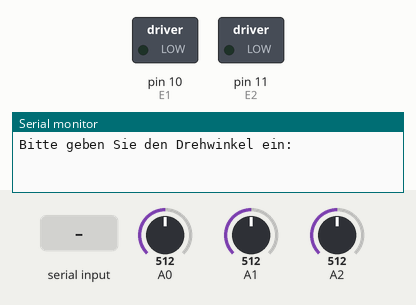
This sketch was run on a simulated Arduino Uno, built with avr-gcc and run on an emulated ATmega328P. Shown: switched loads named in the sketch (green lamp = pin HIGH), the last lines printed to the serial monitor. Dashed ring = blinking. The test bench sets the inputs (shaded band); at power-on: A0 = 512, A1 = 512, A2 = 512. Pins used as bus, display or sensor lines are not drawn.

Above: at 1.2 s.
1.3 s: "90,45\n" received over Serial
At 3.6 s:
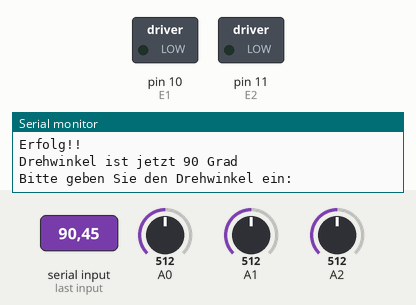
3.9 s: "30,150\n" received over Serial
At 12.76 s:
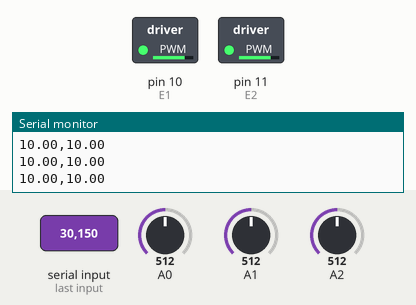
Timing chart, 0 to 12.9 s (numbered marks = the images above; inputs shaded):
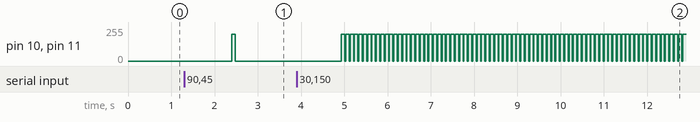

The sketch:

control_system.ino
```cpp
#define E1 10  // Enable Pin für Motor 1
#define E2 11  // Enable Pin für Motor 2

#define C1 8   // Control Pin 1 für Motor 1
#define C2 9   // Control Pin 2 für Motor 1
#define C3 12  // Control Pin 1 für Motor 2
#define C4 13  // Control Pin 2 für Motor 2
#include<math.h>


float v1,v2,v3,v;

void Read()
{
  float v1_int = analogRead(A0);
   v1 = v1_int *20 /1024;
  float v2_int = analogRead(A1);
  v2 = v2_int *20 /1024;
  float v3_int = analogRead(A2);
   v3 = v3_int *20 /1024;
   //v = v2 - v3/10 ;
   //delay(100);
}


void motor_forward()
{
  digitalWrite(C1, HIGH);
  digitalWrite(C2, LOW);
  digitalWrite(C3, HIGH);
  digitalWrite(C4, LOW);

  analogWrite(E1,200);
  analogWrite(E2,200);
  delay(80);
}


void motor_backward()
{
  digitalWrite(C1, LOW);
  digitalWrite(C2, HIGH);
  digitalWrite(C3, LOW);
  digitalWrite(C4, HIGH);


  analogWrite(E1,200);
  analogWrite(E2,200);
  delay(80);
}


void motorStop()
{
  analogWrite(E1,0);
  analogWrite(E2,0);
  //delay(300);
}


void setup() {

  pinMode(E1, OUTPUT);
  pinMode(E2, OUTPUT);

  pinMode(C1, OUTPUT);
  pinMode(C2, OUTPUT);
  pinMode(C3, OUTPUT);
  pinMode(C4, OUTPUT);

  Serial.begin(9600);

}

int armCmd_number = 0 ;
double  u;
double v1_l;
double v1_u;
double v2_l;
double v2_u;
double  v3_l;
double  v3_u;
double  est_v1;
double est_v2;
double  est_v3;
double  coeff_1 [6]= { -7.58184303e-11,  -1.19400391e-07,   5.03723221e-05,  -5.70858165e-03,  1.73484030e-01,   1.17955871e+01};
double  coeff_2 [6]= { -2.32814936e-09,   8.81378471e-07,  -1.08192605e-04,   4.65879043e-03,  -1.11757825e-03,   9.86481108e+00};
double  coeff_3 [6]= { 2.89053287e-09,  -1.48124027e-06,   2.71111570e-04,  -2.11690111e-02,  5.77557543e-01,   1.50945291e+01};

int buffer_x = 0;

void loop()
{


    int x= 0;
    Serial.println("Bitte geben Sie den Drehwinkel ein:");

    while(Serial.available()==0){

      delay(100);
    }

    String tmp_string = Serial.readString();
    int armCmd_number = tmp_string.toInt();
    x = armCmd_number;


     est_v1 = coeff_1 [0]*pow(x,5)+coeff_1 [1]*pow(x,4)+coeff_1 [2]*pow(x,3)+coeff_1 [3]*pow(x,2)+coeff_1 [4]*pow(x,1)+ coeff_1 [5];


      v1_l = est_v1 - 0.1;
     v1_u = est_v1 + 0.1;

     est_v2 = coeff_2 [0]*pow(x,5)+coeff_2 [1]*pow(x,4)+coeff_2 [2]*pow(x,3)+coeff_2 [3]*pow(x,2)+coeff_2 [4]*pow(x,1)+ coeff_2 [5];

      v2_l = est_v2 - 0.1;
     v2_u = est_v2 + 0.1;

    est_v3 = coeff_3 [0]*pow(x,5)+coeff_3 [1]*pow(x,4)+coeff_3 [2]*pow(x,3)+coeff_3 [3]*pow(x,2)+coeff_3 [4]*pow(x,1)+ coeff_3 [5];

      v3_l = est_v3 - 0.1;
     v3_u = est_v3 + 0.1;

   Serial.println(v2_l);
   Serial.println(v3_l);
   Serial.println("Starting");


if (armCmd_number<=90 )
 {
    if(x>buffer_x)
      {
   while(1)
   {

     motor_forward();
     motorStop();
     Read();
     delay(20);
     Serial.print(v2);
     Serial.print(",");
     Serial.println(v3);


     if(v3 <= v3_l)
     {
      Serial.println("Erfolg!!");
      motorStop();
      buffer_x = armCmd_number ;
      break;
     }
   }
  }

   else if(x< buffer_x)
      {
   while(1)
   {

     motor_backward();
     motorStop();
     Read();
     delay(20);
     Serial.print(v2);
     Serial.print(",");
     Serial.println(v3);

     if(v3 >= v3_u)
     {
      Serial.println("Erfolg!!");
      motorStop();
      buffer_x = armCmd_number ;
      break;
     }
   }
  }
}


 if(armCmd_number>90 )
 {
       if(x>buffer_x)
      {
   while(1)
   {

     motor_forward();
     motorStop();
     Read();
     delay(20);
     Serial.print(v2);
     Serial.print(",");
     Serial.println(v3);

     if(v2 >= v2_l)
     {
      Serial.println("Erfolg!!");
      motorStop();
      buffer_x = armCmd_number ;
      break;
     }
   }
  }

   if(x< buffer_x)
      {
   while(1)
   {

     motor_backward();
     motorStop();
     Read();
     delay(20);
     Serial.print(v2);
     Serial.print(",");
     Serial.println(v3);

     if(v2 <= v2_u)
     {
      Serial.println("Erfolg!!");
      motorStop();
      buffer_x = armCmd_number ;
      break;
     }
   }
 }

 }
  Serial.print("Drehwinkel ist jetzt ");
  Serial.print(armCmd_number);
  Serial.println(" Grad");


}
```

Measured:
- after the input at 1.3 s, pin 10 (E1), pin 11 (E2): 0/255 → 200/255 after 1.1 s, → 0/255 0.08 s later
- after the input at 3.9 s, pin 10 (E1), pin 11 (E2): alternates 200/255 for 0.08 s and 0/255 for 0.02 s, starting after 1.0 s
